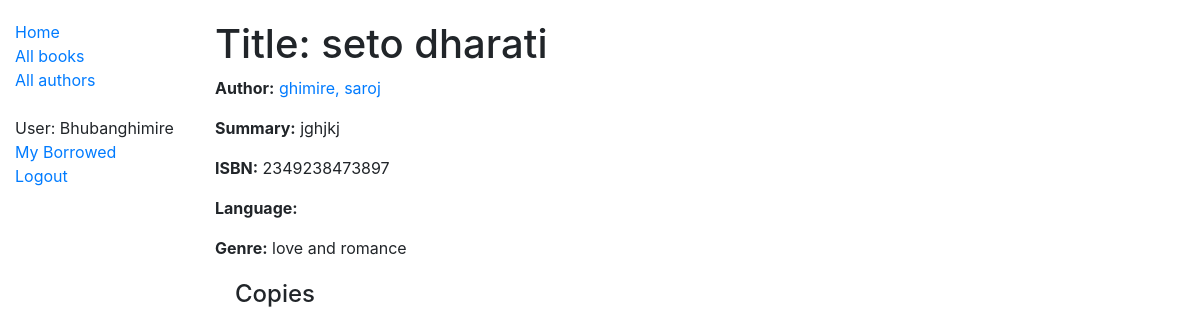
The app's page /catalog/books/2 (signed in), older data.
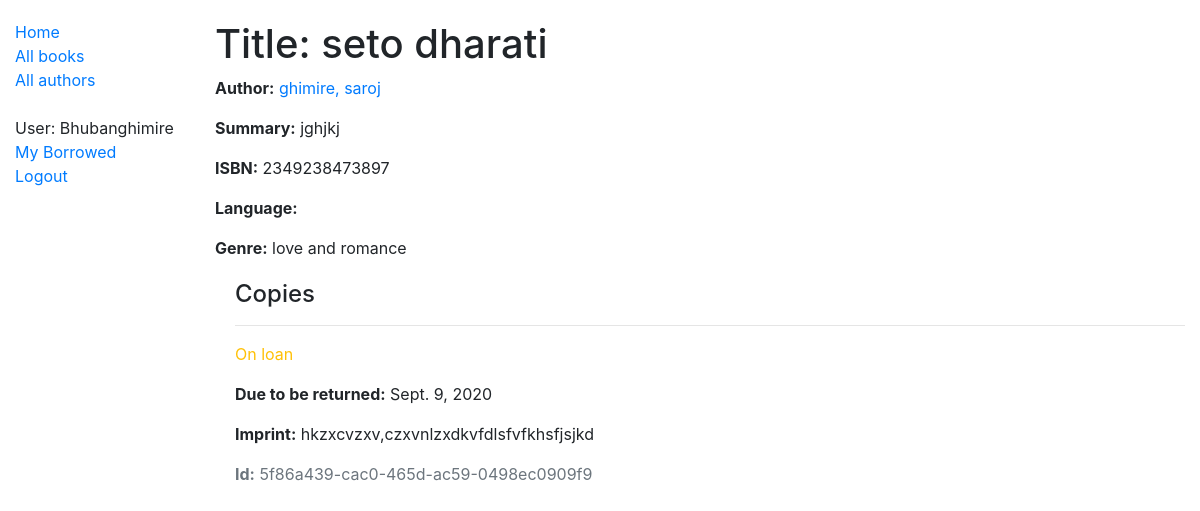
The same page, newer data.
### catalog/models.py (models this page shows, shortened)
class BookInstance(models.Model):
    id = models.UUIDField(primary_key=True,default=uuid.uuid4)
    book = models.ForeignKey('Book', on_delete=models.SET_NULL,null=True)
    imprint = models.CharField(max_length=200)
    due_back = models.DateField(null=True, blank=True)
    borrower = models.ForeignKey(User, on_delete=models.SET_NULL, null=True, blank=True)
    LOAN_STATUS = (
        ('m','maintain'),
        ('o', 'On loan'),
        ('a', 'Available'),
        ('r', 'Reserved'),
    )
    status = models.CharField(max_length=1,
                            choices=LOAN_STATUS
    )
    class Meta:
        ordering = ['due_back']

### catalog/views.py (the view)
# urls.py: path('books/<int:pk>',views.BookDetailView.as_view(),name='Book-detail'),
class BookDetailView(LoginRequiredMixin,DetailView):
    model = Book
    template_name = 'book_detail.html'

### catalog/models.py (called while the page is built)
    def __str__(Self):
        return Self.name

    def __str__(self):
        return f'{self.last_name}, {self.first_name}'

### catalog/templates/book_detail.html
{% extends "base_generic.html" %}
{% block content %}
  <h1>Title: {{ book.title }}</h1>
  <p><strong>Author:</strong> <a href="{% url 'author-detail' book.author.pk %}">{{ book.author }}</a></p>
  <p><strong>Summary:</strong> {{ book.summary }}</p>
  <p><strong>ISBN:</strong> {{ book.isbn }}</p>
  <p><strong>Language:</strong> {{ book.language }}</p>
  <p><strong>Genre:</strong> {{ book.genre.all|join:", " }}</p>
  <div style="margin-left:20px;margin-top:20px">
    <h4>Copies</h4>
    {% for copy in book.bookinstance_set.all %}
      <hr>
      <p class="{% if copy.status == 'a' %}text-success{% elif copy.status == 'm' %}text-danger{% else %}text-warning{% endif %}">
        {{ copy.get_status_display }}
      </p>
      {% if copy.status != 'a' %}
        <p><strong>Due to be returned:</strong> {{ copy.due_back }}</p>
      {% endif %}
      <p><strong>Imprint:</strong> {{ copy.imprint }}</p>
      <p class="text-muted"><strong>Id:</strong> {{ copy.id }}</p>
    {% endfor %}
  </div>
{% endblock %}

Row changes from the older to the newer data that the page shows:
added BookInstance: status "On loan", due_back "Sept. 9, 2020", imprint "hkzxcvzxv,czxvnlzxdkvfdlsfvfkhsfjsjkd", id "5f86a439-cac0-465d-ac59-0498ec0909f9"
